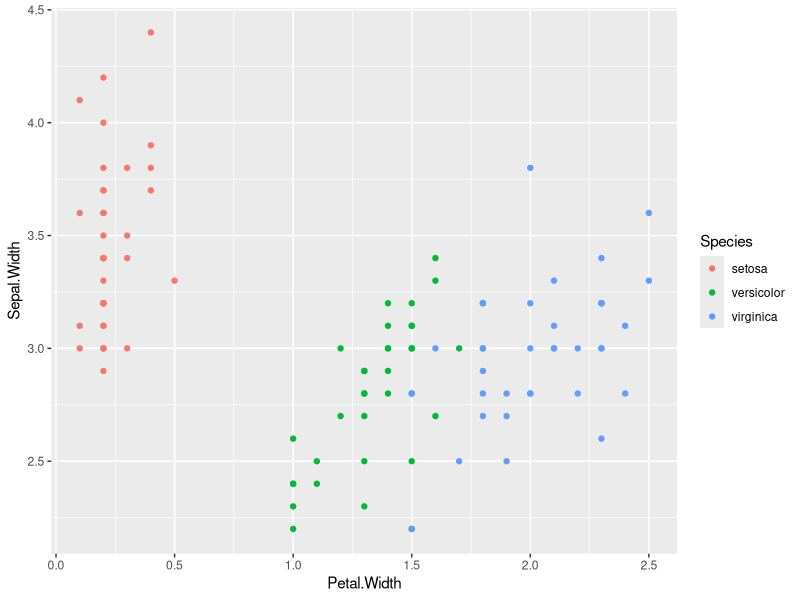

Here is the R script that generated this plot: (Note: this script raises an error after producing the figure.)
## NOT WORKING

#libraries
library(caret)
library(ggplot2)

#load data & basic info
data(iris)
names(iris)
table(iris$Species)

#split data & basic info
inTrain <- createDataPartition(y=iris$Species,
                               p=0.7, list=FALSE)
training <- iris[inTrain,]
testing <- iris[-inTrain,]
dim(training)
dim(testing)

#eda
qplot(Petal.Width,Sepal.Width,colour=Species,data=training)

#fit/train model
modFit <- train(Species ~ .,method="bag",data=training, metric = "Accuracy")
print(modFit$finalModel)

#predict data
predict(modFit, newdata = testing)

#confusionMatrix accuracy etc
confusionMatrix(testing$Species, predict(modFit, newdata = testing))
